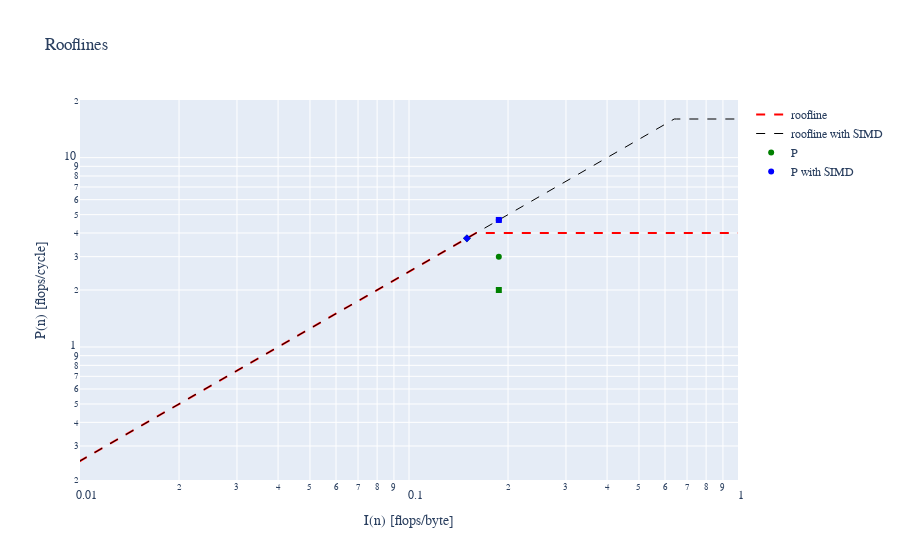

The notebook cell saved with this chart:
### Code cell
fig = go.Figure()

fig.add_trace(go.Scatter(x=I_samples, y=P1(I_samples),
                        mode="lines",
                        line=dict(color='red',                                    width=2, dash="dash")
                    ,
                    name='roofline')) # line=dict(color='royalblue', width=1, dash='dot')

fig.add_trace(go.Scatter(x=I_samples, y=P2(I_samples),
                        mode="lines",
                        line=dict(color='black',                                    width=1,
                              dash='dash'),
                    name='roofline with SIMD'))

fig.add_trace(go.Scatter(x=b_I, y=c_P1,
                        mode="markers",
                    name="P",
                    marker_symbol=["circle", "square", "diamond"], marker_color = "green",
                    ))

fig.add_trace(go.Scatter(x=b_I, y=c_P2,
                        mode="markers",
                    name="P with SIMD",
                    marker_symbol=["circle", "square", "diamond"], marker_color = "blue",
                    ))


fig.update_layout(
    title="Rooflines",
    xaxis_title="I(n) [flops/byte]",
    yaxis_title="P(n) [flops/cycle]",
    # legend_title="Legend Title",
    font=dict(
        family="sans serif"
        #size=18,
        #color="RebeccaPurple"
    )
)


fig.update_yaxes(type="log") # , range=(-2,2)
fig.update_xaxes(type="log") # , range=(-2,0)

fig.show()

### Figure 1 — Plotly figure (JSON) as saved in the notebook; plotly's stock layout.template omitted (floating-point values rounded to 4 significant figures)
{"data": [{"line": {"color": "red", "dash": "dash", "width": 2}, "mode": "lines", "name": "roofline", "type": "scatter", "x": [0, 0.01, 0.02, 0.03, 0.04, 0.05, 0.06, 0.07, 0.08, 0.09, 0.1, 0.11, 0.12, 0.13, 0.14, 0.15, 0.16, 0.17, 0.18, 0.19, 0.2, 0.21, 0.22, 0.23, 0.24, 0.25, 0.26, 0.27, 0.28, 0.29, 0.3, 0.31, 0.32, 0.33, 0.34, 0.35, 0.36, 0.37, 0.38, 0.39, 0.4, 0.41, 0.42, 0.43, 0.44, 0.45, 0.46, 0.47, 0.48, 0.49, 0.5, 0.51, 0.52, 0.53, 0.54, 0.55, 0.56, 0.57, 0.58, 0.59, 0.6, 0.61, 0.62, 0.63, 0.64, 0.65, 0.66, 0.67, 0.68, 0.69, 0.7, 0.71, 0.72, 0.73, 0.74, 0.75, 0.76, 0.77, 0.78, 0.79, 0.8, 0.81, 0.82, 0.83, 0.84, 0.85, 0.86, 0.87, 0.88, 0.89, 0.9, 0.91, 0.92, 0.93, 0.94, 0.95, 0.96, 0.97, 0.98, 0.99, 1], "y": [0, 0.25, 0.5, 0.75, 1, 1.25, 1.5, 1.75, 2, 2.25, 2.5, 2.75, 3, 3.25, 3.5, 3.75, 4, 4, 4, 4, 4, 4, 4, 4, 4, 4, 4, 4, 4, 4, 4, 4, 4, 4, 4, 4, 4, 4, 4, 4, 4, 4, 4, 4, 4, 4, 4, 4, 4, 4, 4, 4, 4, 4, 4, 4, 4, 4, 4, 4, 4, 4, 4, 4, 4, 4, 4, 4, 4, 4, 4, 4, 4, 4, 4, 4, 4, 4, 4, 4, 4, 4, 4, 4, 4, 4, 4, 4, 4, 4, 4, 4, 4, 4, 4, 4, 4, 4, 4, 4, 4]}, {"line": {"color": "black", "dash": "dash", "width": 1}, "mode": "lines", "name": "roofline with SIMD", "type": "scatter", "x": [0, 0.01, 0.02, 0.03, 0.04, 0.05, 0.06, 0.07, 0.08, 0.09, 0.1, 0.11, 0.12, 0.13, 0.14, 0.15, 0.16, 0.17, 0.18, 0.19, 0.2, 0.21, 0.22, 0.23, 0.24, 0.25, 0.26, 0.27, 0.28, 0.29, 0.3, 0.31, 0.32, 0.33, 0.34, 0.35, 0.36, 0.37, 0.38, 0.39, 0.4, 0.41, 0.42, 0.43, 0.44, 0.45, 0.46, 0.47, 0.48, 0.49, 0.5, 0.51, 0.52, 0.53, 0.54, 0.55, 0.56, 0.57, 0.58, 0.59, 0.6, 0.61, 0.62, 0.63, 0.64, 0.65, 0.66, 0.67, 0.68, 0.69, 0.7, 0.71, 0.72, 0.73, 0.74, 0.75, 0.76, 0.77, 0.78, 0.79, 0.8, 0.81, 0.82, 0.83, 0.84, 0.85, 0.86, 0.87, 0.88, 0.89, 0.9, 0.91, 0.92, 0.93, 0.94, 0.95, 0.96, 0.97, 0.98, 0.99, 1], "y": [0, 0.25, 0.5, 0.75, 1, 1.25, 1.5, 1.75, 2, 2.25, 2.5, 2.75, 3, 3.25, 3.5, 3.75, 4, 4.25, 4.5, 4.75, 5, 5.25, 5.5, 5.75, 6, 6.25, 6.5, 6.75, 7.0, 7.25, 7.5, 7.75, 8, 8.25, 8.5, 8.75, 9, 9.25, 9.5, 9.75, 10, 10.25, 10.5, 10.75, 11, 11.25, 11.5, 11.75, 12, 12.25, 12.5, 12.75, 13, 13.25, 13.5, 13.75, 14.0, 14.25, 14.5, 14.75, 15, 15.25, 15.5, 15.75, 16, 16, 16, 16, 16, 16, 16, 16, 16, 16, 16, 16, 16, 16, 16, 16, 16, 16, 16, 16, 16, 16, 16, 16, 16, 16, 16, 16, 16, 16, 16, 16, 16, 16, 16, 16, 16]}, {"marker": {"color": "green", "symbol": ["circle", "square", "diamond"]}, "mode": "markers", "name": "P", "type": "scatter", "x": [0.1875, 0.1875, 0.15], "y": [3, 2, 3.75]}, {"marker": {"color": "blue", "symbol": ["circle", "square", "diamond"]}, "mode": "markers", "name": "P with SIMD", "type": "scatter", "x": [0.1875, 0.1875, 0.15], "y": [4.688, 4.688, 3.75]}], "layout": {"font": {"family": "sans serif"}, "title": {"text": "Rooflines"}, "xaxis": {"title": {"text": "I(n) [flops/byte]"}, "type": "log"}, "yaxis": {"title": {"text": "P(n) [flops/cycle]"}, "type": "log"}}}
